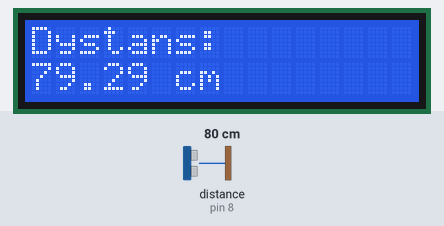
This sketch was run on a simulated Arduino Uno, built with avr-gcc and run on an emulated ATmega328P. On the bench: 16×2 character LCD. The inputs (shaded band) are chosen by the test bench; at power-on: distance to the obstacle (sensor on pin 8) 80 cm. The echo pulse lasts 58.3 µs per cm.

Above: at 1.2 s.
1.3 s: distance to the obstacle (sensor on pin 8) set to 2 cm
At 1.8 s:
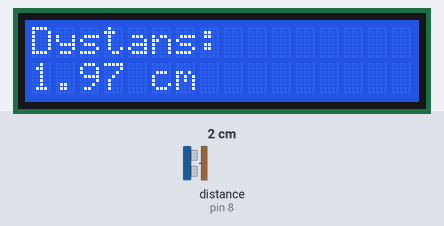
4.3 s: distance to the obstacle (sensor on pin 8) set to 4 cm
At 5.0 s:
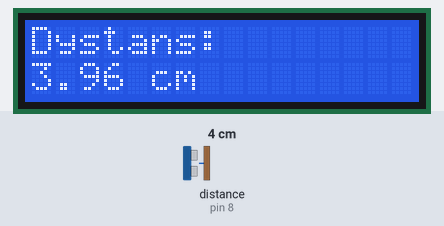
6.1 s: distance to the obstacle (sensor on pin 8) set to 60 cm
At 6.5 s:
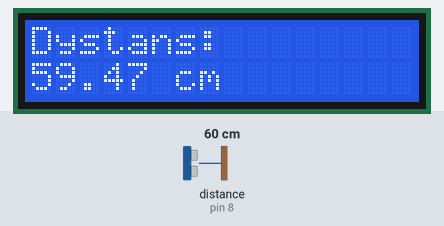
Timing chart, 0 to 9.1 s (numbered marks = the images above; inputs shaded):
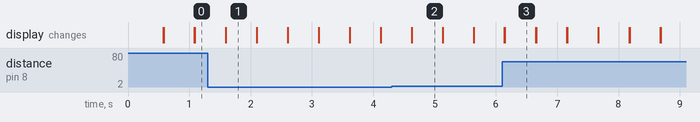

The sketch:

LCD_dalmierz.ino
```cpp
#include <LiquidCrystal.h>
LiquidCrystal lcd(12,11,5,4,3,2);
float czas, odleglosc;
void setup() {
  lcd.begin(16,2);
  pinMode(9, OUTPUT);
  pinMode(8, INPUT);
}

void loop() {
  lcd.print("Dystans:");
  digitalWrite(9, HIGH);
  delayMicroseconds(10);
  digitalWrite(9, LOW);
  czas = pulseIn(8, HIGH);
  odleglosc = 0.017 * czas;
  lcd.setCursor(0,1);
  lcd.print(odleglosc);
  lcd.print(" cm");
  delay(500);
  lcd.clear();
}
```

Measured:
- after the input at 1.3 s, the display: first differs from a run without the input after 0.30 s (image 1)
- after the input at 4.3 s, the display: first differs from a run without the input after 0.33 s (image 2)
- after the input at 6.1 s, the display: first differs from a run without the input after 0.05 s (image 3)
- what the display in image 1 shows lasts 0.5 s, from 1.6 s to 2.1 s
